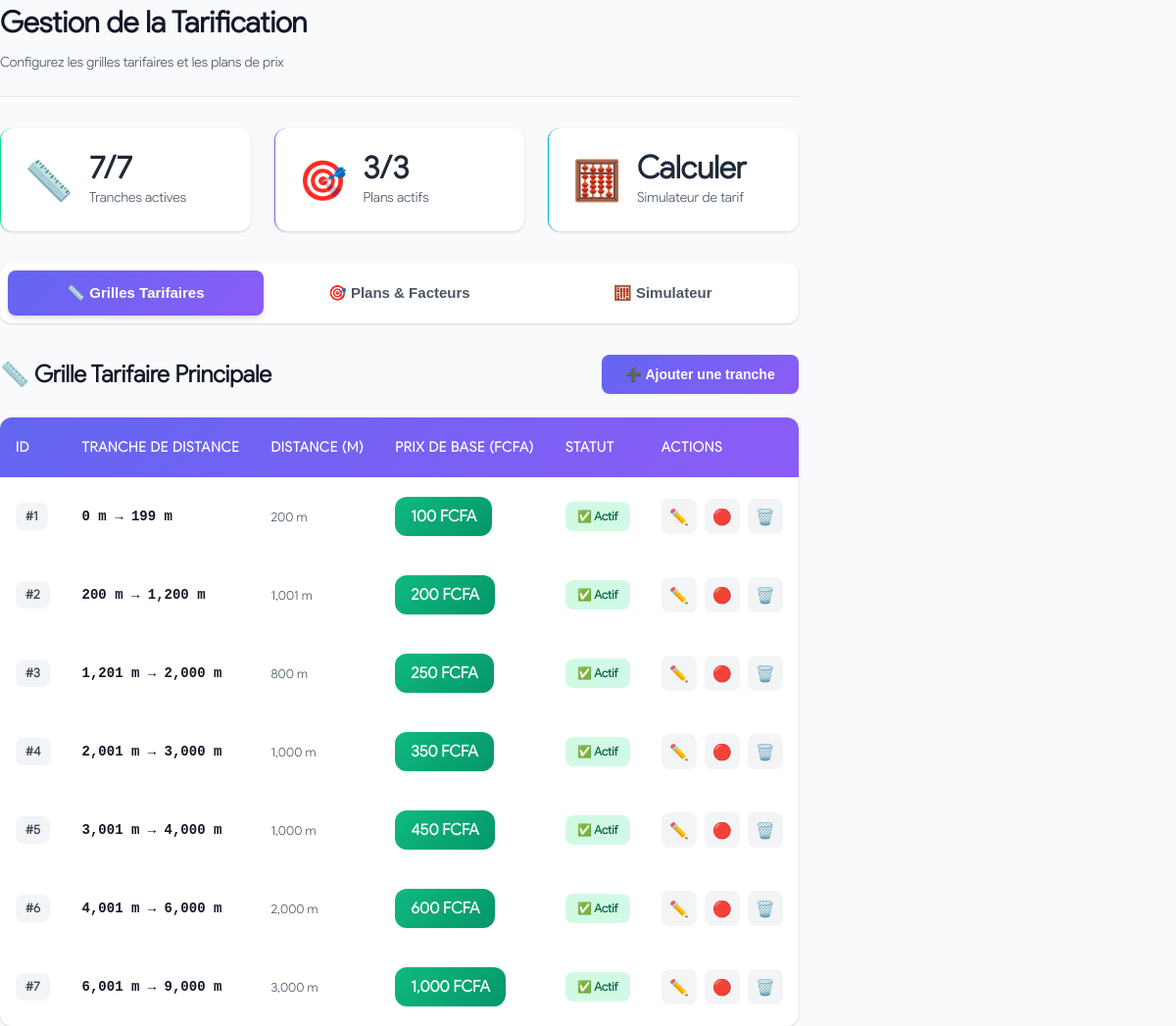
The page /admins/tarification/index.php (signed in) on the database its author committed.
### tables this page shows
CREATE TABLE IF NOT EXISTS `grille_tarifs` (
  `id` int UNSIGNED NOT NULL AUTO_INCREMENT,
  `dist_min` int UNSIGNED NOT NULL COMMENT 'Distance min en mètres',
  `dist_max` int UNSIGNED NOT NULL COMMENT 'Distance max en mètres',
  `prix_base` int UNSIGNED NOT NULL COMMENT 'Prix de base en FCFA',
  `actif` tinyint(1) NOT NULL DEFAULT '1',
  PRIMARY KEY (`id`),
  KEY `idx_dist` (`dist_min`,`dist_max`)
);

### admins/inc/protocole.php (called while the page is built, shortened)
<?php
if (isset($_SERVER['HTTPS']) && $_SERVER['HTTPS'] === 'on') $url = "https";
else $url = "http";
$url .= "://";
$host = $_SERVER['HTTP_HOST'];
$url .= $host;
$css = $url . "/assets/css/";

### admins/inc/main.php (called while the page is built, shortened)
<?php
include('protocole.php');
$p = "RooT";

### admins/tarification/index.php (the view, shortened to what this page needs)
<?php
require_once '../inc/main.php';
$grilles_sql = "SELECT * FROM grille_tarifs ORDER BY dist_min ASC";
$grilles = $bdd->query($grilles_sql)->fetchAll(PDO::FETCH_ASSOC);
$plans_sql = "SELECT * FROM plans_facteurs ORDER BY position ASC";
$plans = $bdd->query($plans_sql)->fetchAll(PDO::FETCH_ASSOC);
$stats_grilles = [
    'total' => count($grilles),
    'actives' => count(array_filter($grilles, fn($g) => $g['actif'] == 1)),
    'inactives' => count(array_filter($grilles, fn($g) => $g['actif'] == 0))
];
$stats_plans = [
    'total' => count($plans),
    'actifs' => count(array_filter($plans, fn($p) => $p['actif'] == 1)),
    'inactifs' => count(array_filter($plans, fn($p) => $p['actif'] == 0))
];
?>
<!DOCTYPE html>
<html lang="fr">
<head>
    <link rel="stylesheet" href="<?= $css ?>polices.css">
</head>
<body>
    <div class="dashboard-container">
        <main class="main">
            <header class="page-header">
                <div>
                    <h1>Gestion de la Tarification</h1>
                    <p class="subtitle">Configurez les grilles tarifaires et les plans de prix</p>
                </div>
            </header>
            <div class="stats-grid">
                <div class="stat-card stat-grilles">
                    <div class="stat-icon">📏</div>
                    <div class="stat-info">
                        <h3><?php echo $stats_grilles['actives']; ?>/<?php echo $stats_grilles['total']; ?></h3>
                        <p>Tranches actives</p>
                    </div>
                </div>
                <div class="stat-card stat-plans">
                    <div class="stat-icon">🎯</div>
                    <div class="stat-info">
                        <h3><?php echo $stats_plans['actifs']; ?>/<?php echo $stats_plans['total']; ?></h3>
                        <p>Plans actifs</p>
                    </div>
                </div>
                <div class="stat-card stat-calculator">
                    <div class="stat-icon">🧮</div>
                    <div class="stat-info">
                        <h3>Calculer</h3>
                        <p>Simulateur de tarif</p>
                    </div>
                </div>
            </div>
            <div class="tabs-container">
                <div class="tabs">
                    <button class="tab-btn active" onclick="switchTab('grilles')">
                        📏 Grilles Tarifaires
                    </button>
                    <button class="tab-btn" onclick="switchTab('plans')">
                        🎯 Plans & Facteurs
                    </button>
                    <button class="tab-btn" onclick="switchTab('simulator')">
                        🧮 Simulateur
                    </button>
                </div>
            </div>
            <div id="tab-grilles" class="tab-content active">
                <div class="section-header">
                    <h2>📏 Grille Tarifaire Principale</h2>
                    <button class="btn btn-primary" onclick="openGrilleModal()">
                        ➕ Ajouter une tranche
                    </button>
                </div>
                <div class="table-container">
                    <?php if (empty($grilles)): ?>
                        <div class="empty-state">
                            <div class="empty-icon">📭</div>
                            <h3>Aucune tranche tarifaire</h3>
                            <p>Commencez par ajouter votre première tranche de tarification.</p>
                            <button class="btn btn-primary" onclick="openGrilleModal()">
                                ➕ Ajouter une tranche
                            </button>
                        </div>
                    <?php else: ?>
                        <table class="pricing-table">
                            <thead>
                                <tr>
                                    <th>ID</th>
                                    <th>Tranche de distance</th>
                                    <th>Distance (m)</th>
                                    <th>Prix de base (FCFA)</th>
                                    <th>Statut</th>
                                    <th>Actions</th>
                                </tr>
                            </thead>
                            <tbody>
                                <?php foreach ($grilles as $grille): ?>
                                    <tr class="table-row <?php echo $grille['actif'] ? '' : 'inactive-row'; ?>">
                                        <td><span class="id-badge">#<?php echo $grille['id']; ?></span></td>
                                        <td>
                                            <div class="distance-range">
                                                <span class="range-label">
                                                    <?php echo number_format($grille['dist_min']); ?> m
                                                    →
                                                    <?php echo number_format($grille['dist_max']); ?> m
                                                </span>
                                            </div>
                                        </td>
                                        <td>
                                            <span class="distance-info">
                                                <?php
                                                $diff = $grille['dist_max'] - $grille['dist_min'] + 1;
                                                echo number_format($diff) . ' m';
                                                ?>
                                            </span>
                                        </td>
                                        <td>
                                            <span class="price-badge">
                                                <?php echo number_format($grille['prix_base'] ); ?> FCFA
                                            </span>
                                        </td>
                                        <td>
                                            <?php if ($grille['actif']): ?>
                                                <span class="status-badge status-active">✅ Actif</span>
                                            <?php else: ?>
                                                <span class="status-badge status-inactive">⭕ Inactif</span>
                                            <?php endif; ?>
                                        </td>
                                        <td>
                                            <div class="action-buttons">
                                                <button class="btn-icon btn-edit"
                                                        onclick="editGrille(<?php echo htmlspecialchars(json_encode($grille)); ?>)"
                                                        title="Modifier">
                                                    ✏️
                                                </button>
                                                <button class="btn-icon btn-toggle"
                                                        onclick="toggleGrilleStatus(<?php echo $grille['id']; ?>, <?php echo $grille['actif'] ? 0 : 1; ?>)"
                                                        title="<?php echo $grille['actif'] ? 'Désactiver' : 'Activer'; ?>">
                                                    <?php echo $grille['actif'] ? '🔴' : '🟢'; ?>
                                                </button>
                                                <button class="btn-icon "
                                                        onclick="deleteGrille(<?php echo $grille['id']; ?>)"
                                                        title="Supprimer">
                                                    🗑️
                                                </button>
                                            </div>
                                        </td>
                                    </tr>
                                <?php endforeach; ?>
                            </tbody>
                        </table>
                    <?php endif; ?>
                </div>
            </div>
        </main>
    </div>
</body>
</html>

### rows shown on the page
grille_tarifs: id "1", dist_min "0", dist_max "199", diff "200", prix_base "100", actif "✅ Actif"
grille_tarifs: id "2", dist_min "200", dist_max "1,200", diff "1,001", prix_base "200", actif "✅ Actif"
grille_tarifs: id "3", dist_min "1,201", dist_max "2,000", diff "800", prix_base "250", actif "✅ Actif"
grille_tarifs: id "4", dist_min "2,001", dist_max "3,000", diff "1,000", prix_base "350", actif "✅ Actif"
grille_tarifs: id "5", dist_min "3,001", dist_max "4,000", diff "1,000", prix_base "450", actif "✅ Actif"
grille_tarifs: id "6", dist_min "4,001", dist_max "6,000", diff "2,000", prix_base "600", actif "✅ Actif"
grille_tarifs: id "7", dist_min "6,001", dist_max "9,000", diff "3,000", prix_base "1,000", actif "✅ Actif"

### other values the page prints
$stats_grilles['actives'] "7"
$stats_grilles['total'] "7"
$stats_plans['actifs'] "3"
$stats_plans['total'] "3"
